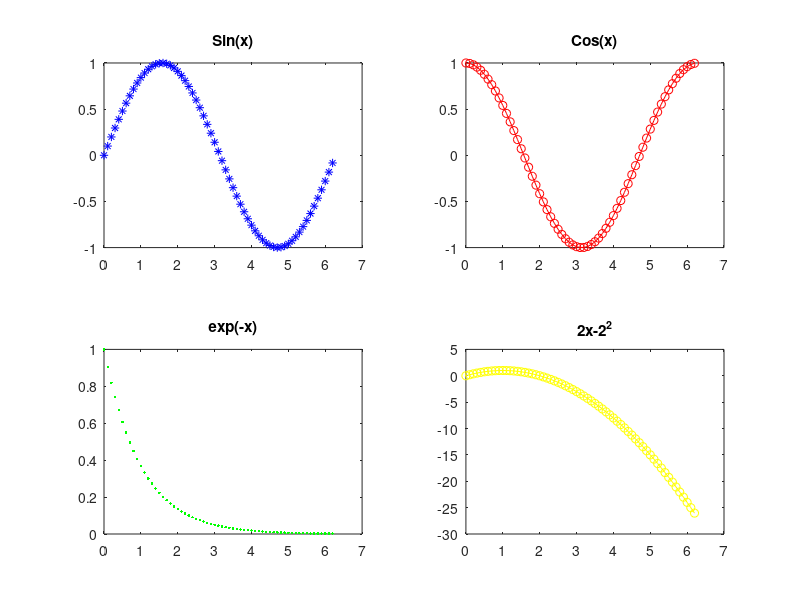

This chart was generated by the following MATLAB code:
x = 0:.1:2*pi'

subplot(2, 2, 1);
plot(x, sin(x), 'b*')
title('Sin(x)')

subplot(2,2,2);
plot(x,cos(x),'r-o')
title('Cos(x)')

subplot(2,2,3);
plot(x, exp(-x), 'g.')
title('exp(-x)')

subplot(2,2,4)
plot(x, 2.*x-x.^2, 'y-o')
title('2x-2^2')
